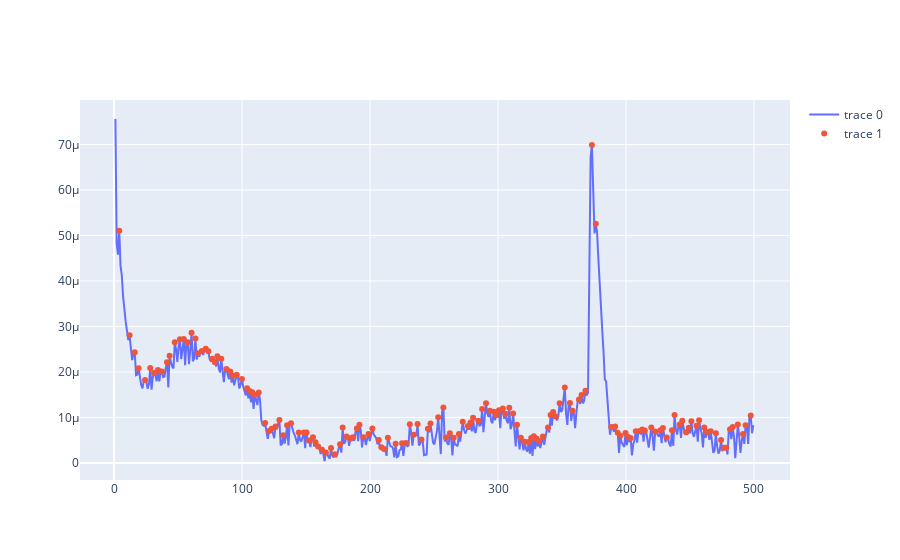

Here is the notebook cell this chart was saved with:
### Code cell
fig = go.Figure()
fig.add_trace(go.Line(y=vibr_dB, x=vibr_freq))
fig.add_trace(go.Scatter(y=vibr_dB[peaks], x=vibr_freq[peaks], mode="markers"))

### Figure 1 — Plotly figure (JSON) as saved in the notebook; plotly's stock layout.template omitted (floating-point values rounded to 4 significant figures; data arrays with more than 128 entries replaced by an {"elided": "..."} marker saying what was removed)
{"data": [{"type": "scatter", "x": {"elided": "495 float values"}, "y": {"elided": "495 float values"}}, {"mode": "markers", "type": "scatter", "x": {"elided": "158 float values"}, "y": {"elided": "158 float values"}}], "layout": {}}
